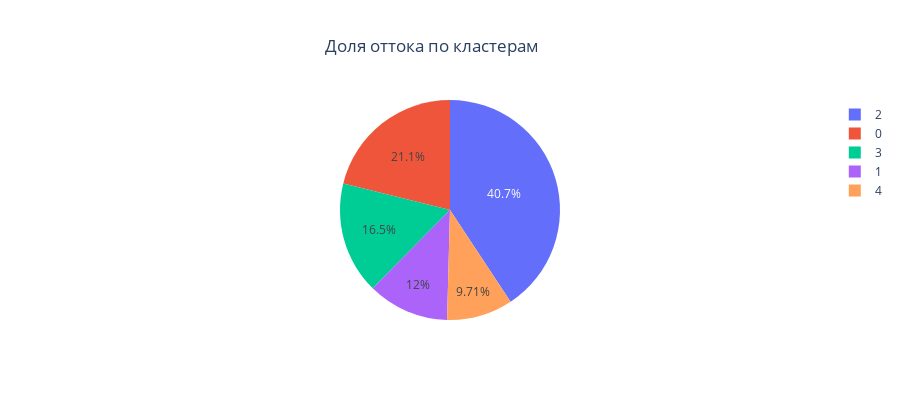

Notebook code cell kept with this figure:
### Code cell
fig = go.Figure(data=[go.Pie(labels=churn_percent.index, values=churn_percent.values)])
fig.update_layout(
    title={
        'text':'Доля оттока по кластерам',
        'y':0.9,
        'x':0.48},
    width=900,
    height=400)
fig.show();

### Figure 1 — Plotly figure (JSON) as saved in the notebook; plotly's stock layout.template omitted (floating-point values rounded to 4 significant figures)
{"data": [{"labels": [0, 1, 2, 3, 4], "type": "pie", "values": [0.2111, 0.1197, 0.4072, 0.1649, 0.09708]}], "layout": {"height": 400, "title": {"text": "Доля оттока по кластерам", "x": 0.48, "y": 0.9}, "width": 900}}
